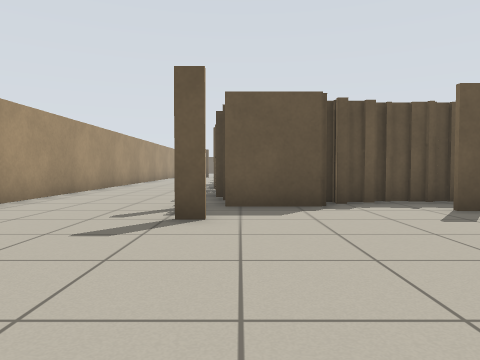
view 1 (above)

24 first-person views from a walk through a Stage world. The camera is 0.68 m above the floor, tilts 2° down and sees 70° across. Floor lines are 1 m apart. The floor is counted in squares, 1 m on a side. Each view is taken from the middle of a square. On the plan, view 1 faces up. The plan holds only what a view shows up to about 10 squares ahead; the rest is blank. The robots in the file are not drawn.

view 2
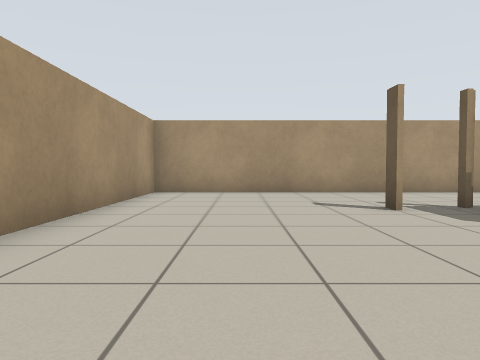

view 3
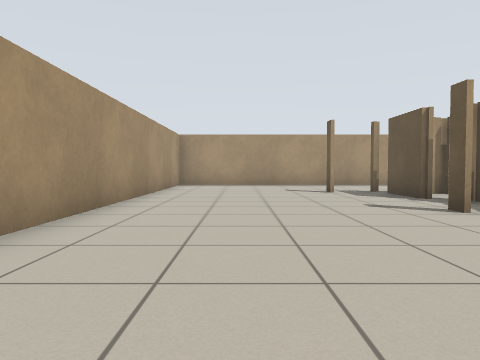

view 4
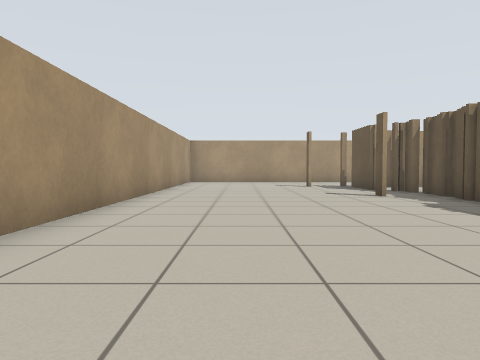

view 5
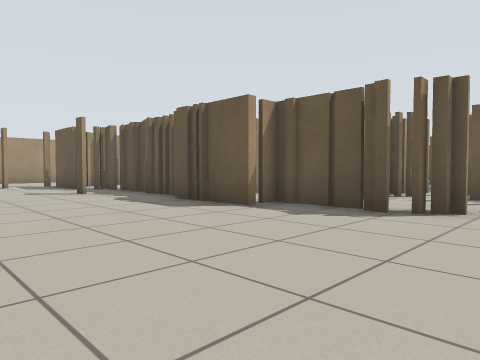

view 6
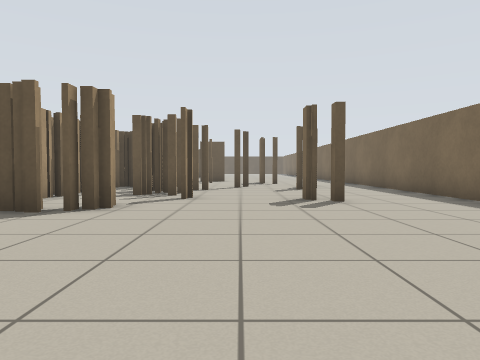

view 7
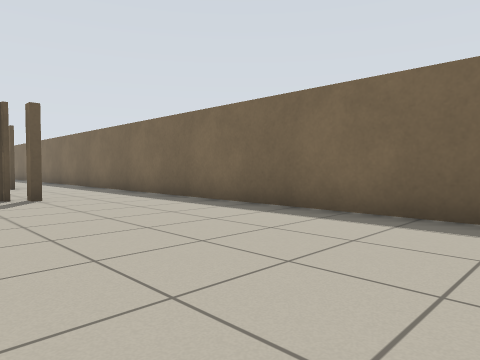

view 8
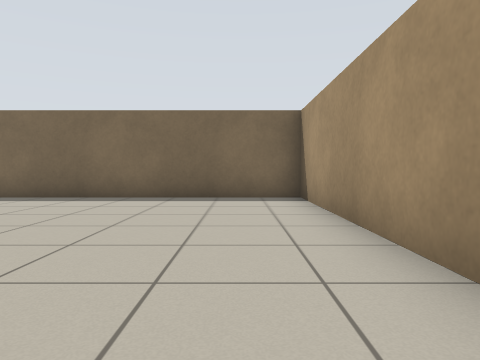

view 9
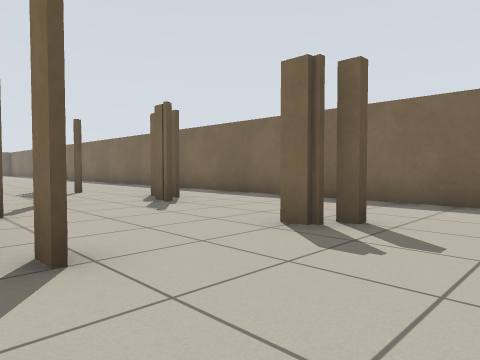

view 10
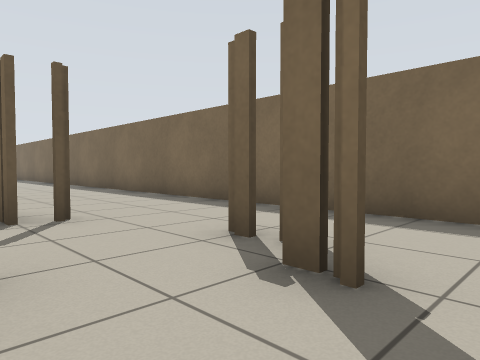

view 11
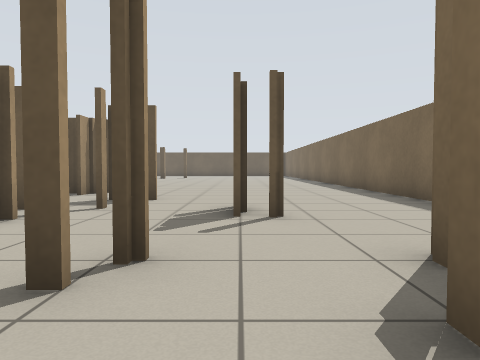

view 12
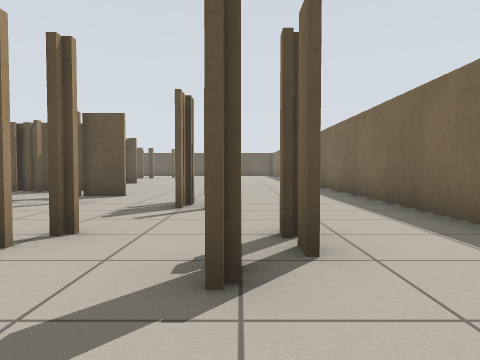

view 13
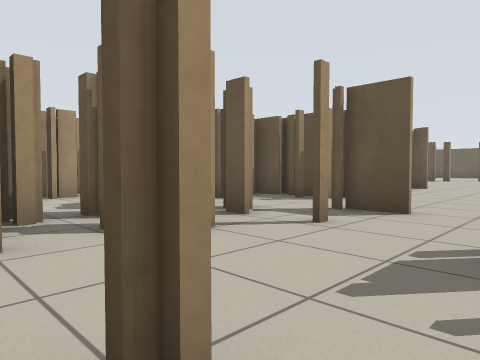

view 14
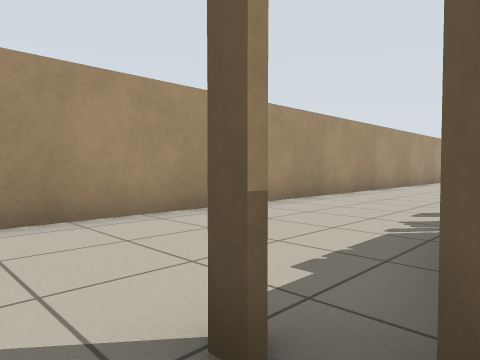

view 15
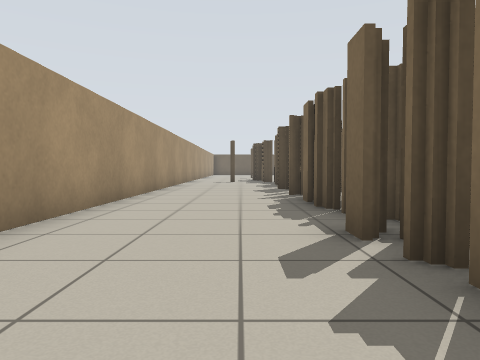

view 16
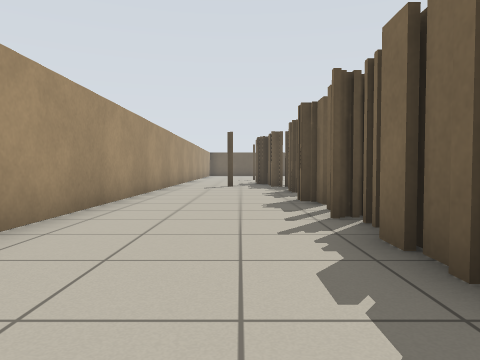

view 17
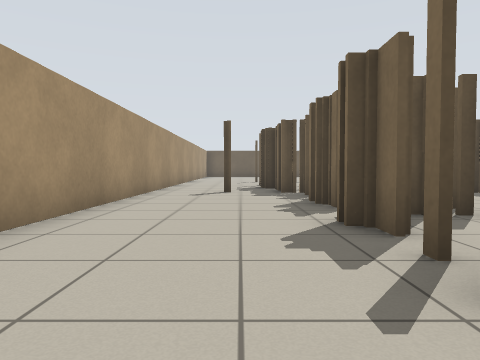

view 18
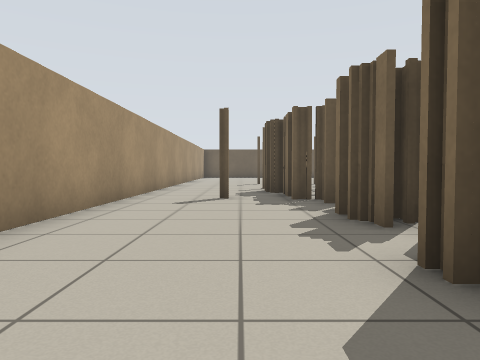

view 19
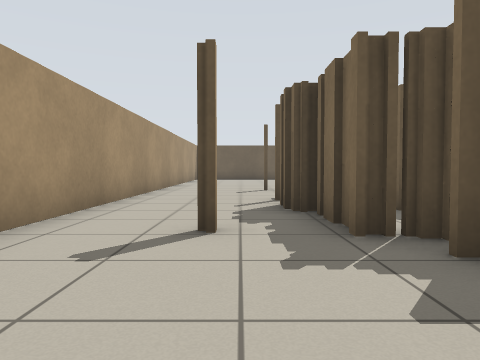

view 20
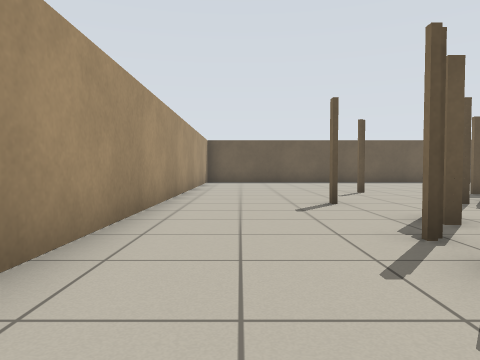

view 21
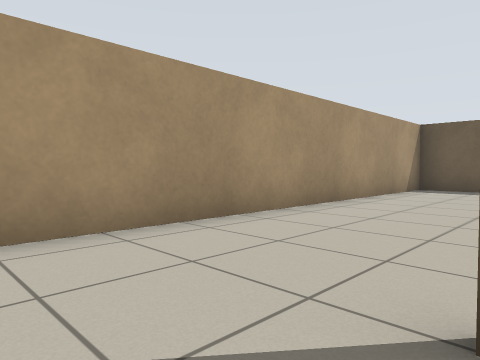

view 22
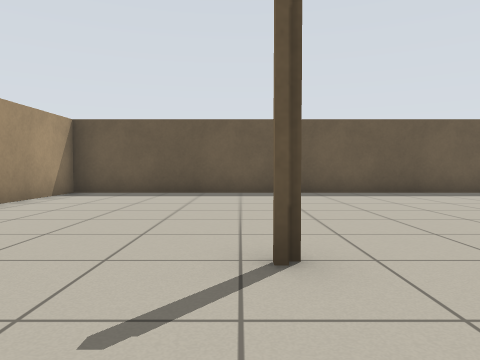

view 23
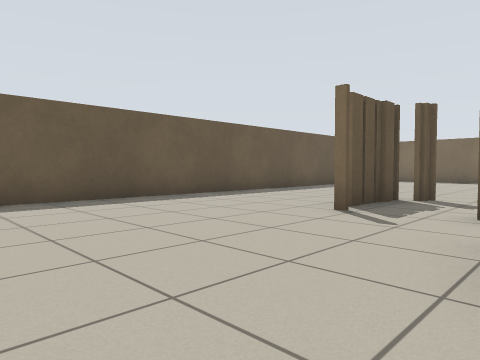

view 24
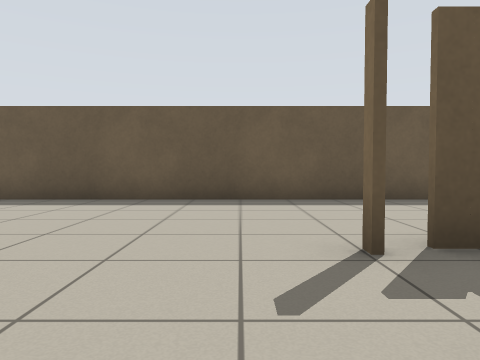

### Floor plan
Key: @ floor where view 1 was taken; # wall or solid block; . floor.
Columns run from 5 left of view 1 to 19 right of it. Each row starts with its distance up from view 1.
 42 ###############
 41 #..............
 40 #..............
 39 #..............
 38 #.............
 37 #...........##....
 36 #.............#...
 35 #..............
 34 #....#...#.#
 33 #........
 32 #...#..#
 31 #......
 30 #......
 29 #....#
 28 #....
 27 #...#
 26 #...#.
 25 #...#.           ..
 24 #...##   ##      ..
 23 #....#           ..  ..
 22 #....#           .......#
 21 #....##       ###.......#
 20 #....##       #.........#
 19 #....##       #...#.....#
 18 #.....#         #...#...#
 17 #....##   ###.  ....#...#
 16 #....#     ##..###......#
 15 #...##         ###......#
 14 #...##            .#..#.#
 13 #....#           ##..#..#
 12 #....#        ####......#
 11 #...##        ##.#......#
 10 #...##        ##..#.....#
  9 #... #         ......#..#
  8 #....#         .#.......#
  7 #....#.##########.......#
  6 #...###.....# ..........#
  5 #........#..............#
  4 #.......................#
  3 #.......................#
  2 #.......................#
  1 #.......................#
  0 #....@.......... .......#
 -1 ##############    #######

Positions as (right, up) in squares from view 1, and headings:
1: (0, 0), facing up
2: (5, 2), facing left
3: (9, 2), facing left
4: (12, 2), facing left
5: (13, 2), facing up-left
6: (14, 2), facing up
7: (14, 1), facing up-right
8: (11, 1), facing right
9: (12, 7), facing up-right
10: (14, 12), facing up-right
11: (15, 12), facing up
12: (16, 11), facing up
13: (15, 14), facing up-left
14: (0, 5), facing up-left
15: (-2, 8), facing up
16: (-2, 12), facing up
17: (-2, 15), facing up
18: (-2, 17), facing up
19: (-2, 21), facing up
20: (-3, 25), facing up
21: (-1, 30), facing up-left
22: (0, 32), facing up
23: (1, 34), facing up-right
24: (5, 34), facing up
